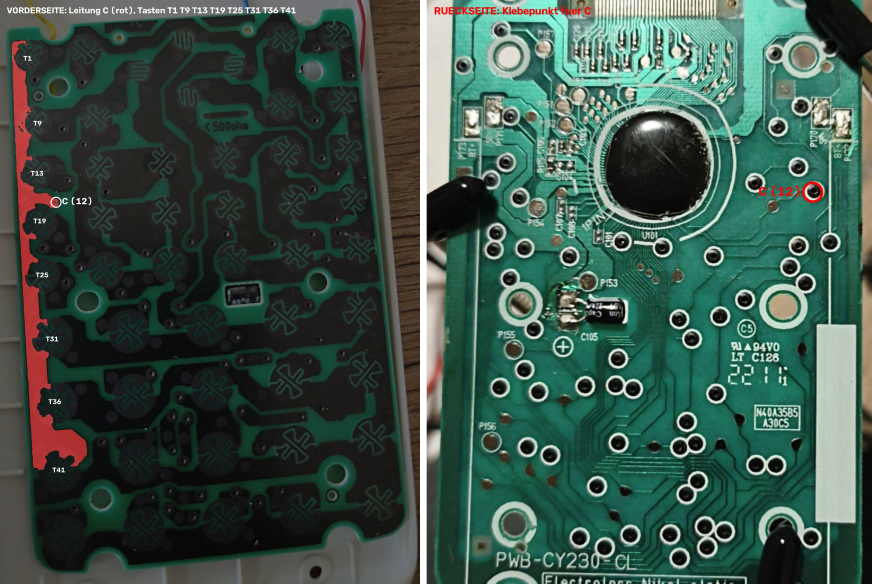
#> input picture hardware/leitung_C.jpg, 2614 x 1750 px (shown at 1/3 size); its folder holds only this picture in this run
$ python -i library.py   (imports and definitions only)
#> lines starting #> are read from the running program, lines starting #| are printed output that depends on the picture
"""Dateien fuer den Datei-Viewer des Rechners: ein Ordner auf dem Handy.

Alles, was direkt im Ordner liegt, wird fuer den Rechner aufbereitet:
  Text (.txt, .md, .csv, ...)      -> UTF-8 mit Zeilenenden \\n
  PDF                              -> Text (pdftotext; Termux: pkg install poppler)
  Bilder (.jpg, .png, .webp, ...)  -> JPEG, hoechstens 480x640 (Pillow; pip install pillow)
Andere Dateien werden uebersprungen. Die Namen werden fuer das Dateisystem des
Rechners vereinfacht (ae statt ae-Umlaut, keine Leerzeichen, hoechstens 40 Zeichen).
"""

import re
import subprocess
import unicodedata
import zlib
from dataclasses import dataclass
from pathlib import Path

NAME_LEN = 40  # wie store::NAME_LEN in der Firmware
MAX_W, MAX_H = 480, 640  # Display hochkant
MAX_TEXT = 1024 * 1024
MAX_RAW_JPEG = 400 * 1024  # ohne Pillow werden JPEGs nur bis zu dieser Groesse uebernommen
JPEG_QUALITY = 80

TEXT_EXT = {
    ".txt", ".md", ".markdown", ".csv", ".tsv", ".json", ".yaml", ".yml", ".ini", ".cfg",
    ".log", ".tex", ".py", ".c", ".h", ".cpp", ".hpp", ".ino", ".js", ".ts", ".html", ".css",
    ".xml", ".sh", ".java", ".kt", ".rs", ".go",
}
IMAGE_EXT = {".jpg", ".jpeg", ".png", ".webp", ".gif", ".bmp"}

UMLAUTE = str.maketrans({"ä": "ae", "ö": "oe", "ü": "ue", "Ä": "Ae", "Ö": "Oe", "Ü": "Ue", "ß": "ss"})


class Skip(Exception):
    """Datei kann nicht aufbereitet werden; die Nachricht sagt, warum."""


@dataclass
class Item:
    name: str      # Name auf dem Rechner
    data: bytes
    crc: int       # CRC-32 wie in der Firmware (crc32.cpp)
    image: bool
    source: str    # Dateiname im Ordner


# [78 lines left out: functions safe_name, unique_name, decode_text, normalize_text, reflow, pdf_to_text, not called in this run]


def image_to_jpeg(path: Path) -> bytes:
#> called with path = '../hardware/leitung_C.jpg'
    try:
        from PIL import Image, ImageOps
    except ImportError:
        if path.suffix.lower() in (".jpg", ".jpeg") and path.stat().st_size <= MAX_RAW_JPEG:
            return path.read_bytes()  # unveraendert; verkleinern kann erst Pillow
        raise Skip("Bilder brauchen Pillow (pip install pillow)") from None
    import io

    try:
        with Image.open(path) as im:
#> im is the input picture: PIL image 2614x1750 RGB; mean R, G, B 59.2, 83.1, 73
            im = ImageOps.exif_transpose(im)  # Handyfotos richtig herum
            im = im.convert("RGB")
            im.thumbnail((MAX_W, MAX_H))
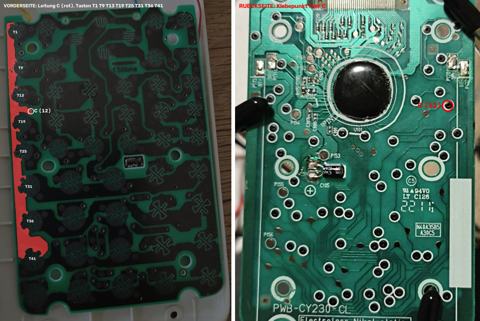
#> im: PIL image 480x321 RGB; mean R, G, B 59.4, 83.2, 73.1
            buf = io.BytesIO()
            # Baseline-JPEG ohne Extras: das koennen kleine JPEG-Decoder sicher
            im.save(buf, "JPEG", quality=JPEG_QUALITY, optimize=True, progressive=False)
            return buf.getvalue()
    except OSError as e:
        raise Skip(f"Bild nicht lesbar ({e})") from None


# [12 lines left out: function convert, not called in this run]


class Library:
    def __init__(self, folder: Path):
        self.folder = Path(folder)
        self.cache: dict[Path, tuple] = {}  # Pfad -> (mtime, Groesse, Ergebnis oder Skip)

    # [33 lines left out: function scan, not called in this run]

>>> result = image_to_jpeg('../hardware/leitung_C.jpg')

$ run again, on hardware/loetpunkte.jpg
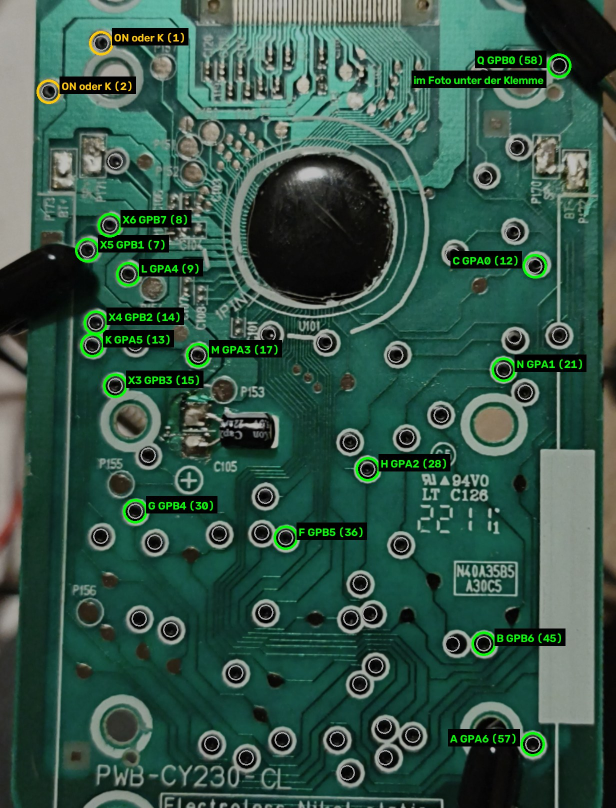
#> input picture hardware/loetpunkte.jpg, 1232 x 1616 px (shown at 1/2 size)
#> in image_to_jpeg, im is the input picture: PIL image 1232x1616 RGB; mean R, G, B 52.3, 85.1, 71.5
#> in image_to_jpeg, `im.thumbnail((MAX_W, MAX_H))`:
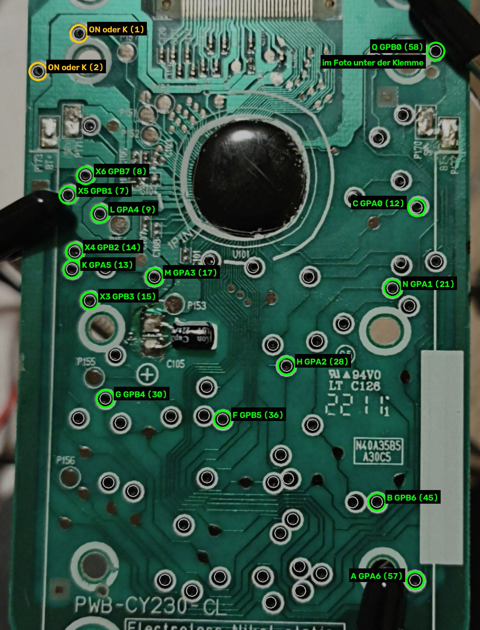
#> im: PIL image 480x630 RGB; mean R, G, B 52.3, 85.2, 71.5

$ run again, on hardware/loetpunkte_rueckseite_zoom.jpg
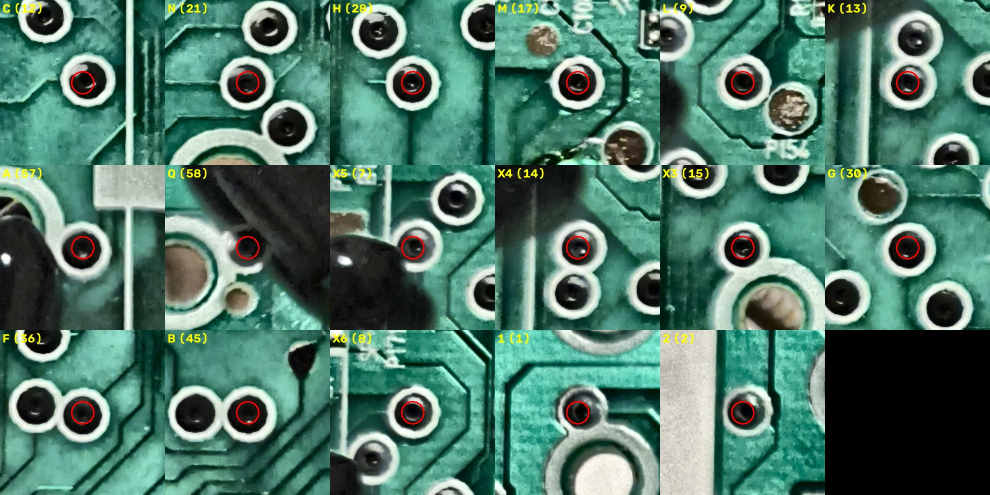
#> input picture hardware/loetpunkte_rueckseite_zoom.jpg, 1980 x 990 px (shown at 1/2 size)
#> in image_to_jpeg, im is the input picture: PIL image 1980x990 RGB; mean R, G, B 79.2, 120.2, 105.2
#> in image_to_jpeg, `im.thumbnail((MAX_W, MAX_H))`:
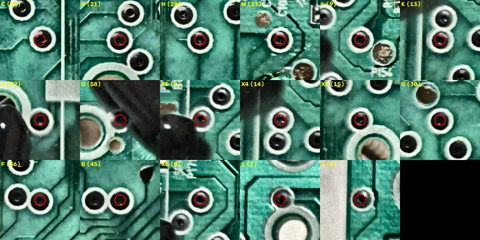
#> im: PIL image 480x240 RGB; mean R, G, B 79.3, 120.4, 105.3
